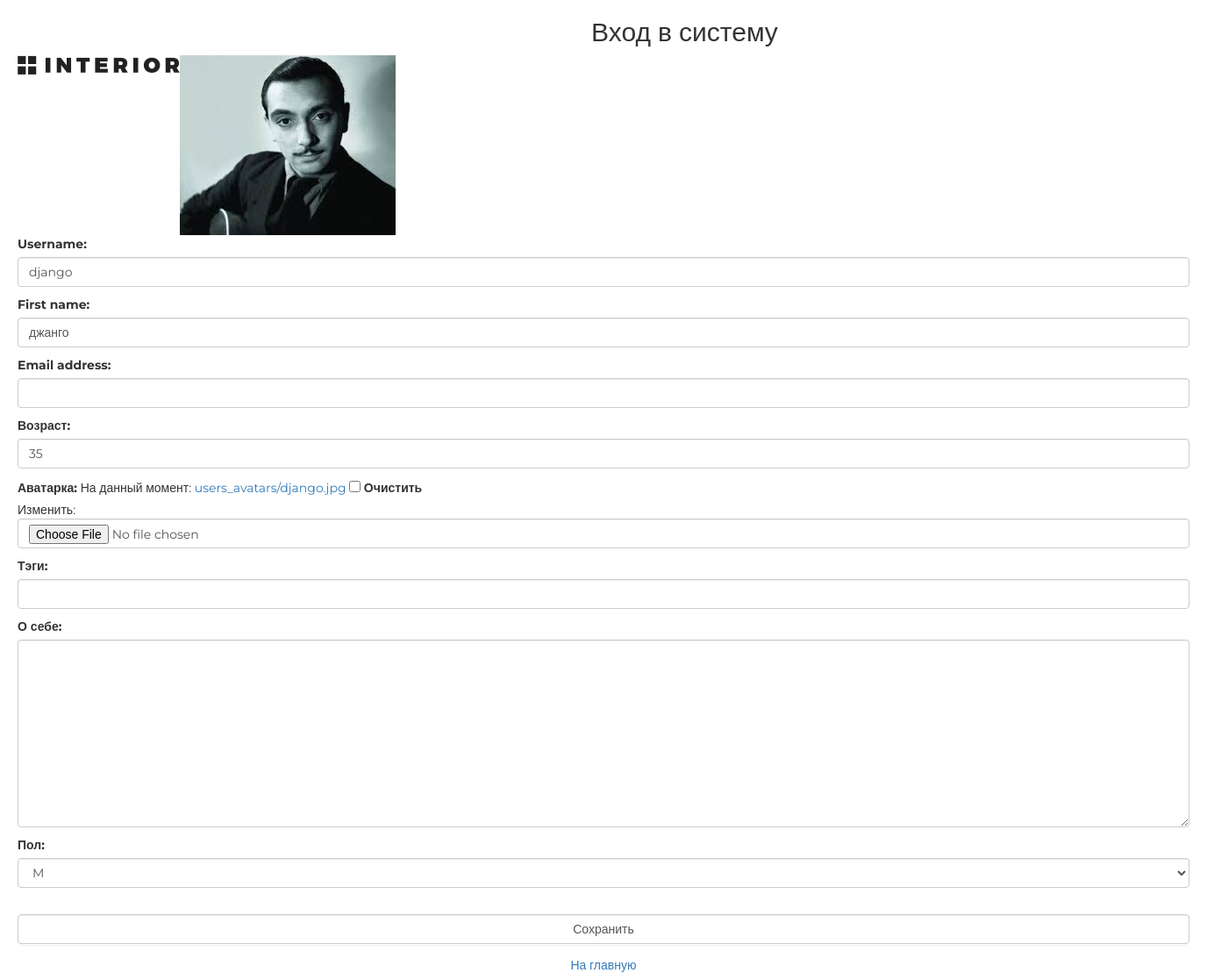
Screenshot of /auth/edit/ (signed in) with the database file from the repository.
### authapp/models.py (models this page shows, shortened)
class ShopUser(AbstractUser):
    avatar = models.ImageField(upload_to='users_avatars', blank=True, verbose_name='аватарка')
    age = models.PositiveSmallIntegerField(verbose_name='возраст', default=18)
    activation_key = models.CharField(max_length=128, blank=True)
    activation_key_expires = models.DateTimeField(default=(now() + timedelta(hours=48)))

### authapp/views.py (the view)
# urls.py: path('edit/', authapp.edit, name='edit'),
@transaction.atomic
def edit(request):
    title = 'редактирование'
    if request.method == "POST":
        edit_form = ShopUserEditForm(request.POST, request.FILES, instance=request.user)
        profile_form = ShopUserProfileEditForm(request.POST, instance=request.user.shopuserprofile)
        if edit_form.is_valid() and profile_form.is_valid():
            edit_form.save()
            return HttpResponseRedirect(reverse('auth:edit'))
    else:
        edit_form = ShopUserEditForm(instance=request.user)
        profile_form = ShopUserProfileEditForm(instance=request.user.shopuserprofile)
    content = {
        'title': title,
        'edit_form': edit_form,
        'profile_form': profile_form,
    }
    return render(request, 'authapp/edit.html', content)

### authapp/forms.py (shortened to what this page needs)
class ShopUserEditForm(UserChangeForm):
    class Meta:
        model = ShopUser
        fields = ('username', 'first_name', 'email', 'age', 'avatar', 'password')
    def __init__(self, *args, **kwargs):
        super(ShopUserEditForm, self).__init__(*args, **kwargs)
        for field_name, field in self.fields.items():
            field.widget.attrs['class'] = "form-control"
            field.help_text = ''
            if field_name == 'password':
                field.widget = forms.HiddenInput()

class ShopUserProfileEditForm(forms.ModelForm):
    class Meta:
        model = ShopUserProfile
        fields = ('tagline', 'about_me', 'gender')
    def __init__(self, *args, **kwargs):
        super(ShopUserProfileEditForm, self).__init__(*args, **kwargs)
        for field_name, field in self.fields.items():
            field.widget.attrs['class'] = "form-control"
            field.help_text = ''

### mainapp/context_processors.py (called while the page is built)
def basket(request):
    basket_items = []
    if request.user.is_authenticated:
        basket_items = Basket.objects.filter(user=request.user)
    return {
        'basket': basket_items
    }

### authapp/templates/authapp/edit.html (shortened to what this page needs)
{% extends 'authapp/base.html' %}
{% load static %}
{% block content %}
    <div class="user_avatar"><img src=
        {% if user.is_authenticated %}
            "/media/{{ user.avatar }}"
        {% else %}
            "{{ user.avatar }}"
        {% endif %}
    ></div>
    <form class="form-horizontal" action="{% url 'auth:edit' %}" method="post" enctype="multipart/form-data">
        {{ edit_form.as_p }}
        {{ profile_form.as_p }}
        <br>
        <input class="form-control" type="submit" value="Сохранить">
    </form>
    <button class="btn btn-round form-control">
        <a  class="btn btn-link" href="{% url 'main' %}">
            На главную
        </a>
    </button>
{% endblock %}

### static/style.css (style rules this page uses)
* { margin: 0; padding: 0; }
body { font-family: 'Montserrat', sans-serif; }
html, body { height: 100%; }

### rows the page displays
ShopUser: avatar (picture), username "django", first_name "джанго", age "35"
